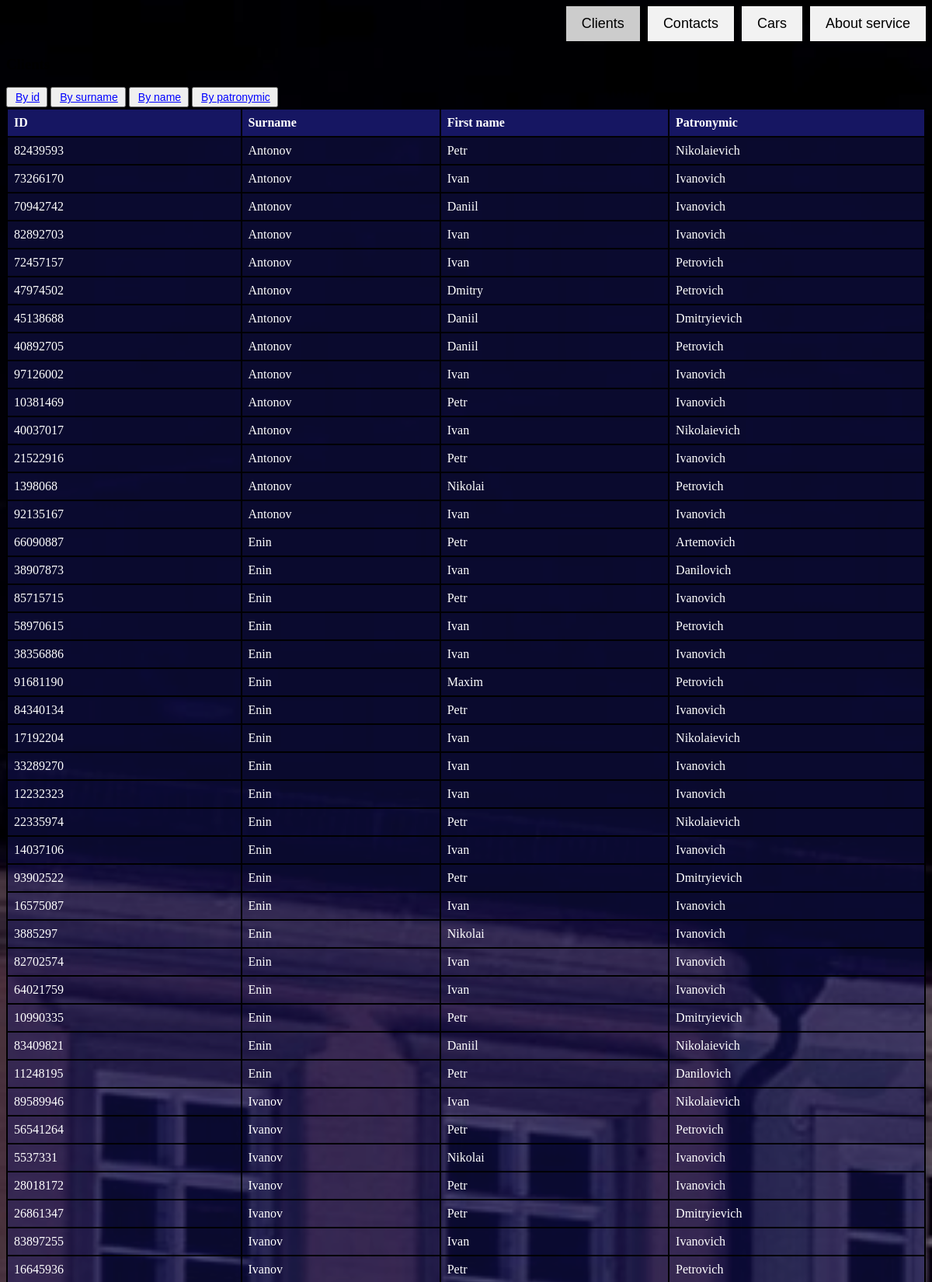
The page /?sort=surname (upper part) on the database its author committed.
### tables this page shows
CREATE TABLE client (client_id Char (20) NOT NULL UNIQUE PRIMARY KEY, surname_client TEXT NOT NULL, first_name_client TEXT NOT NULL, patronymic_client TEXT NOT NULL, phone_number_client TEXT NOT NULL);

### app.py (the view)
@app.route('/')
def index():
    conn = get_db()
    cursor = conn.cursor()
    order_by = "client_id"
    if request.args.get("sort") == "id":
        order_by = "client_id"
    elif request.args.get("sort") == "surname":
        order_by = "surname_client"
    elif request.args.get("sort") == "name":
        order_by = "first_name_client"
    elif request.args.get("sort") == "patronymic":
        order_by = "patronymic_client"
    cursor.execute("SELECT * FROM worker")
    workers = cursor.fetchall()
    cursor.execute(f"SELECT * FROM client ORDER BY {order_by}")
    clients = cursor.fetchall()
    cursor.execute("SELECT * FROM car")
    cars = cursor.fetchall()
    conn.close()
    return render_template('index.html', workers=workers, clients=clients, cars=cars)

### app.py (called while the page is built)
def get_db():
    conn = sqlite3.connect(DATABASE)
    return conn

### templates/index.html (shortened to what this page needs)
<!DOCTYPE html>
<html>
<head>
</head>
<body>
<div class="tab">
    <button class="tablinks" onclick="openTab(event, 'home')">About service</button>
    <button class="tablinks" onclick="openTab(event, 'cars')">Cars</button>
    <button class="tablinks" onclick="openTab(event, 'contacts')">Contacts</button>
    <button class="tablinks" onclick="openTab(event, 'clients')" id="defaultOpen">Clients</button>
</div>
<div id="clients" class="tabcontent">
<h3>Clients</h3>
    <button class="tablinks" onclick="openTab(event, 'clients')">
    <a style="padding: 2px 2px; margin-left: 2px; color: blue; font-size: 14px;" href="{{ url_for('index', sort='id') }}">By id</a>
</button>
    <button class="tablinks" onclick="openTab(event, 'clients')">
    <a style="padding: 2px 2px; margin-left: 2px; color: blue; font-size: 14px;" href="{{ url_for('index', sort='surname') }}">By surname</a>
</button>
    <button class="tablinks" onclick="openTab(event, 'clients')">
    <a style="padding: 2px 2px; margin-left: 2px; color: blue; font-size: 14px;" href="{{ url_for('index', sort='name') }}">By name</a>
</button>
    <button class="tablinks" onclick="openTab(event, 'clients')">
    <a style="padding: 2px 2px; margin-left: 2px; color: blue; font-size: 14px;" href="{{ url_for('index', sort='patronymic') }}">By patronymic</a>
</button>
    <table class="dark-table">
        <thead>
        <tr>
            <th>ID</th>
            <th>Surname</th>
            <th>First name</th>
            <th>Patronymic</th>
        </tr>
        </thead>
        <tbody>
        {% for client in clients %}
        <tr>
            <td>{{ client[0]|safe  }}</td>
            <td>{{ client[1]|safe  }}</td>
            <td>{{ client[2]|safe  }}</td>
            <td>{{ client[3]|safe  }}</td>
        </tr>
        {% endfor %}
        </tbody>
    </table>
</div>
</body>
</html>

### templates/index.html (style rules this page uses)
.tab { overflow: hidden; position: relative; }
.tab button { background-color: #f2f2f2; border: none; outline: none; cursor: pointer; padding: 12px 20px; transition: background-color 0.3s; float: right; font-size: 18px; margin-left: 10px; }
a { padding: 12px 20px; transition: background-color 0.3s; float: right; font-size: 18px; margin-left: 10px; color: red; }
.tab button.active { background-color: #ccc; }
body { background-color: #f2f2f2; background-image: url('/static/background.jpg'); background-repeat: no-repeat; background-position: center center; background-attachment: fixed; background-size: cover; }
.tabcontent.active-tab { display: block; }
table { background-color: rgba(25, 25, 112, 0.4); color: white; width: 100%; margin-bottom: 30px; border-collapse: collapse; }
th, td { padding: 8px; text-align: left; border: 2px solid black; }
thead { background-color: rgba(25, 25, 112, 0.8); }
th { font-weight: bold; }

### rows shown on the page
client: client_id "82439593", surname_client "Antonov", first_name_client "Petr", patronymic_client "Nikolaievich"
client: client_id "73266170", surname_client "Antonov", first_name_client "Ivan", patronymic_client "Ivanovich"
client: client_id "70942742", surname_client "Antonov", first_name_client "Daniil", patronymic_client "Ivanovich"
client: client_id "82892703", surname_client "Antonov", first_name_client "Ivan", patronymic_client "Ivanovich"
client: client_id "72457157", surname_client "Antonov", first_name_client "Ivan", patronymic_client "Petrovich"
client: client_id "47974502", surname_client "Antonov", first_name_client "Dmitry", patronymic_client "Petrovich"
client: client_id "45138688", surname_client "Antonov", first_name_client "Daniil", patronymic_client "Dmitryievich"
client: client_id "40892705", surname_client "Antonov", first_name_client "Daniil", patronymic_client "Petrovich"
client: client_id "97126002", surname_client "Antonov", first_name_client "Ivan", patronymic_client "Ivanovich"
client: client_id "10381469", surname_client "Antonov", first_name_client "Petr", patronymic_client "Ivanovich"
client: client_id "40037017", surname_client "Antonov", first_name_client "Ivan", patronymic_client "Nikolaievich"
client: client_id "21522916", surname_client "Antonov", first_name_client "Petr", patronymic_client "Ivanovich"
client: client_id "1398068", surname_client "Antonov", first_name_client "Nikolai", patronymic_client "Petrovich"
client: client_id "92135167", surname_client "Antonov", first_name_client "Ivan", patronymic_client "Ivanovich"
client: client_id "66090887", surname_client "Enin", first_name_client "Petr", patronymic_client "Artemovich"
client: client_id "38907873", surname_client "Enin", first_name_client "Ivan", patronymic_client "Danilovich"
client: client_id "85715715", surname_client "Enin", first_name_client "Petr", patronymic_client "Ivanovich"
client: client_id "58970615", surname_client "Enin", first_name_client "Ivan", patronymic_client "Petrovich"
client: client_id "38356886", surname_client "Enin", first_name_client "Ivan", patronymic_client "Ivanovich"
client: client_id "91681190", surname_client "Enin", first_name_client "Maxim", patronymic_client "Petrovich"
client: client_id "84340134", surname_client "Enin", first_name_client "Petr", patronymic_client "Ivanovich"
client: client_id "17192204", surname_client "Enin", first_name_client "Ivan", patronymic_client "Nikolaievich"
client: client_id "33289270", surname_client "Enin", first_name_client "Ivan", patronymic_client "Ivanovich"
client: client_id "12232323", surname_client "Enin", first_name_client "Ivan", patronymic_client "Ivanovich"
client: client_id "22335974", surname_client "Enin", first_name_client "Petr", patronymic_client "Nikolaievich"
client: client_id "14037106", surname_client "Enin", first_name_client "Ivan", patronymic_client "Ivanovich"
client: client_id "93902522", surname_client "Enin", first_name_client "Petr", patronymic_client "Dmitryievich"
client: client_id "16575087", surname_client "Enin", first_name_client "Ivan", patronymic_client "Ivanovich"
client: client_id "3885297", surname_client "Enin", first_name_client "Nikolai", patronymic_client "Ivanovich"
client: client_id "82702574", surname_client "Enin", first_name_client "Ivan", patronymic_client "Ivanovich"
client: client_id "64021759", surname_client "Enin", first_name_client "Ivan", patronymic_client "Ivanovich"
client: client_id "10990335", surname_client "Enin", first_name_client "Petr", patronymic_client "Dmitryievich"
client: client_id "83409821", surname_client "Enin", first_name_client "Daniil", patronymic_client "Nikolaievich"
client: client_id "11248195", surname_client "Enin", first_name_client "Petr", patronymic_client "Danilovich"
client: client_id "89589946", surname_client "Ivanov", first_name_client "Ivan", patronymic_client "Nikolaievich"
client: client_id "56541264", surname_client "Ivanov", first_name_client "Petr", patronymic_client "Petrovich"
client: client_id "5537331", surname_client "Ivanov", first_name_client "Nikolai", patronymic_client "Ivanovich"
client: client_id "28018172", surname_client "Ivanov", first_name_client "Petr", patronymic_client "Ivanovich"
client: client_id "26861347", surname_client "Ivanov", first_name_client "Petr", patronymic_client "Dmitryievich"
client: client_id "83897255", surname_client "Ivanov", first_name_client "Ivan", patronymic_client "Ivanovich"
client: client_id "16645936", surname_client "Ivanov", first_name_client "Petr", patronymic_client "Petrovich"
